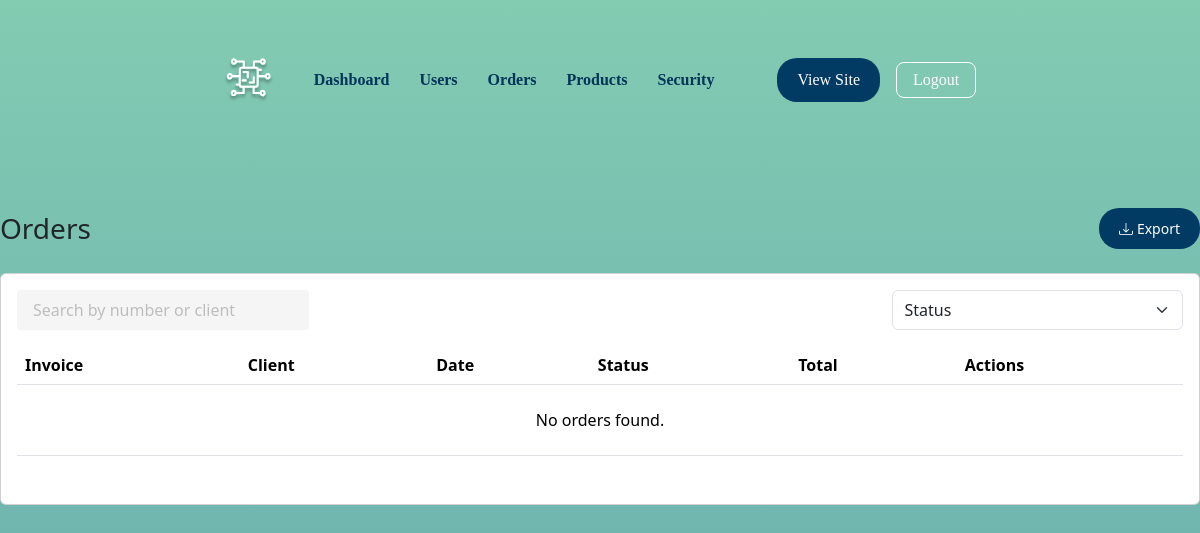
The app's page /pages/admin/orders.php, older data.
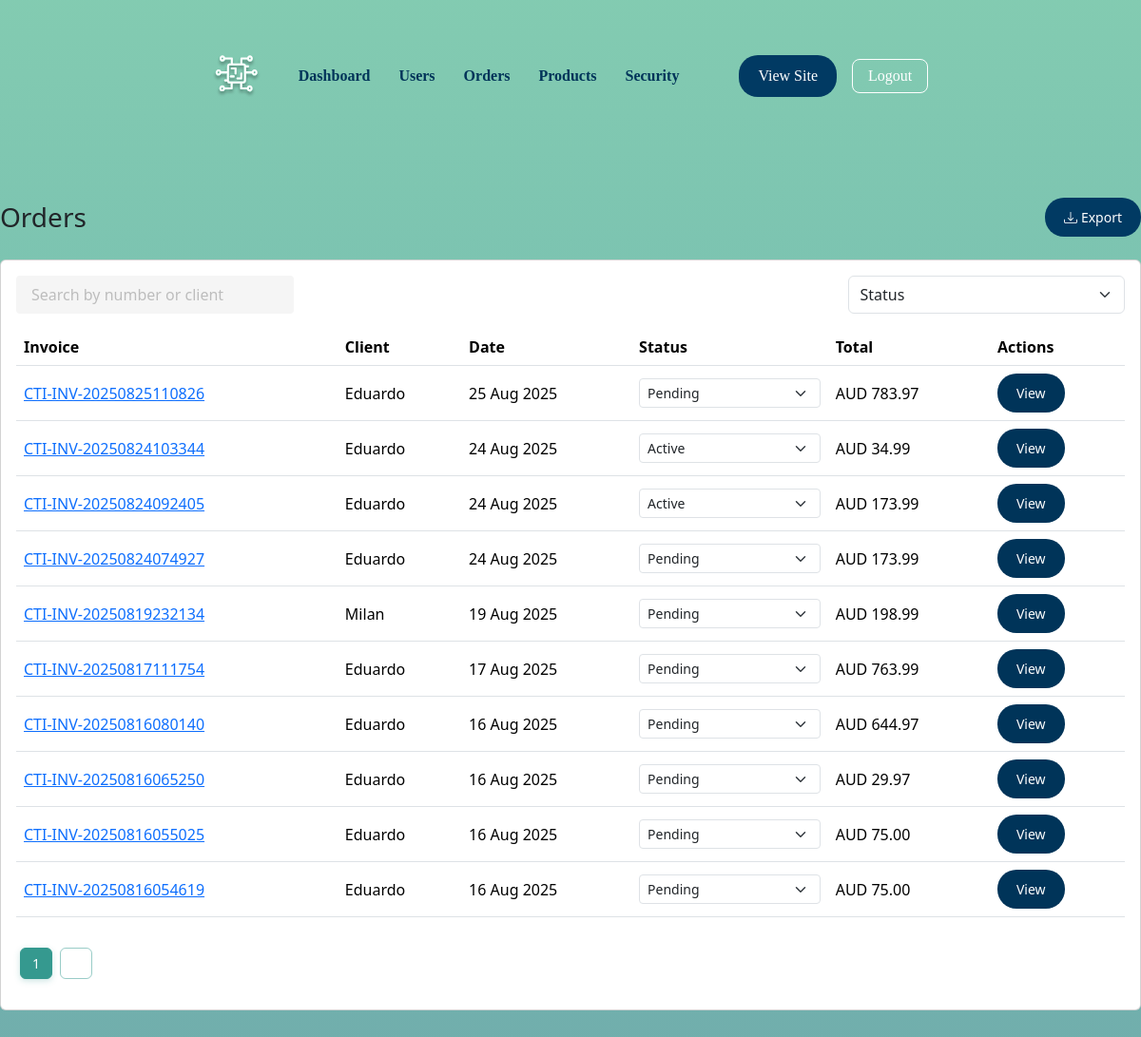
The same page, newer data.
### tables this page shows
CREATE TABLE IF NOT EXISTS `lpa_invoices` (
  `lpa_invoices_ID` int NOT NULL AUTO_INCREMENT,
  `lpa_inv_no` varchar(50) NOT NULL,
  `lpa_inv_date` datetime NOT NULL,
  `lpa_fk_clients_ID` int NOT NULL,
  `lpa_inv_client_name` varchar(50) NOT NULL,
  `lpa_inv_client_address` varchar(250) NOT NULL,
  `lpa_inv_amount` decimal(8,2) NOT NULL DEFAULT '0.00',
  `lpa_inv_status` char(1) DEFAULT 'A',
  `lpa_inv_slug` varchar(50) DEFAULT NULL,
  PRIMARY KEY (`lpa_invoices_ID`),
  UNIQUE KEY `lpa_inv_no_UNIQUE` (`lpa_inv_no`),
  UNIQUE KEY `lpa_inv_no_slug` (`lpa_inv_slug`) USING BTREE,
  KEY `fk_lpa_invoices_lpa_clients1_idx` (`lpa_fk_clients_ID`),
  CONSTRAINT `fk_lpa_invoices_lpa_clients1` FOREIGN KEY (`lpa_fk_clients_ID`) REFERENCES `lpa_clients` (`lpa_clients_ID`)
);

### includes/config.php (called while the page is built, shortened)
<?php
class Database {
    private static $instance = null;
    private function __construct() {
        $env = parse_ini_file(__DIR__ . '/../.env');
        $dsn = "mysql:host={$env['DB_HOST']};dbname={$env['DB_NAME']};charset=utf8mb4";
        $options = [
            PDO::ATTR_ERRMODE => PDO::ERRMODE_EXCEPTION,
            PDO::ATTR_DEFAULT_FETCH_MODE => PDO::FETCH_ASSOC,
            PDO::ATTR_EMULATE_PREPARES => false,
        ];
        try {
            $this->conn = new PDO($dsn, $env['DB_USER'], $env['DB_PASS'], $options);
        } catch (PDOException $e) {
            die("❌ DB Connection failed: " . $e->getMessage());
        }
    }
    public static function getConnection(): PDO
    {
        if (!self::$instance) {
            self::$instance = new Database();
        }
        return self::$instance->conn;
    }
}

### repositories/BaseRepository.php (called while the page is built, shortened)
<?php
class BaseRepository
{
    public function __construct(string $table)
    {
        $this->conn = Database::getConnection();
        $this->table = $table;
    }
}

### repositories/invoice/InvoiceRepository.php (called while the page is built, shortened)
<?php
class InvoiceRepository extends BaseRepository
{
    private function ensureSlug(int $invoiceId, string $invoiceNo): string
    {
        $stmt = $this->conn->prepare( "SELECT lpa_inv_slug FROM {$this->table} WHERE lpa_invoices_ID = :id");
        $stmt->execute([':id' => $invoiceId]);
        $slug = $stmt->fetchColumn();
        if ($slug) {
            return $slug;
        }
        $slug = $this->slugify($invoiceNo);
        return $slug;
    }
    public function countAll(string $term = '', string $status = ''): int
    {
        $sql = "SELECT COUNT(*) FROM {$this->table} i JOIN lpa_clients c ON c.lpa_clients_ID = i.lpa_fk_clients_ID";
        $conditions = [];
        $params = [];
        $stmt = $this->conn->prepare($sql);
        $stmt->execute();
        return (int)$stmt->fetchColumn();
    }
    public function findPaginated(int $offset, int $limit, string $term = '', string $status = ''): array
    {
        $sql = "SELECT i.lpa_invoices_ID AS id,
                       i.lpa_inv_no AS invoice_number,
                       i.lpa_inv_slug AS slug,
                       COALESCE(i.lpa_inv_client_name, CONCAT(c.lpa_clients_firstname, ' ', c.lpa_clients_lastname)) AS client_name,
                       i.lpa_inv_date AS created_at,
                       i.lpa_inv_status AS status,
                       i.lpa_inv_amount AS total_amount
                FROM {$this->table} i
                JOIN lpa_clients c ON c.lpa_clients_ID = i.lpa_fk_clients_ID";
        $conditions = [];
        $params = [':offset' => $offset, ':limit' => $limit];
        $sql .= ' ORDER BY i.lpa_invoices_ID DESC LIMIT :offset, :limit';
        $stmt = $this->conn->prepare($sql);
        foreach ($params as $key => $val) {
            $stmt->bindValue($key, $val, is_int($val) ? PDO::PARAM_INT : PDO::PARAM_STR);
        }
        $stmt->execute();
        $rows = $stmt->fetchAll(PDO::FETCH_ASSOC);
        foreach ($rows as &$row) {
            $row['slug'] = $this->ensureSlug((int)$row['id'], $row['invoice_number']);
        }
        return $rows;
    }
}

### pages/admin/orders.php (the view, shortened to what this page needs)
<?php
$repo = new InvoiceRepository();
$searchTerm   = trim($_GET['search'] ?? '');
$statusFilter = trim($_GET['status'] ?? '');
$pageNum  = isset($_GET['page_num']) && is_numeric($_GET['page_num']) ? (int)$_GET['page_num'] : 1;
$pageSize = 10;
$offset   = ($pageNum - 1) * $pageSize;
$total      = $repo->countAll($searchTerm, $statusFilter);
$totalPages = (int)ceil($total / $pageSize);
$orders     = $repo->findPaginated($offset, $pageSize, $searchTerm, $statusFilter);
function renderRows(array $orders): string
{
    foreach ($orders as $order) { ?>
        <tr>
            <td><a href="/orders.show?slug=<?= htmlspecialchars($order['slug']) ?>" target="_blank"><?= htmlspecialchars($order['invoice_number']) ?></a></td>
            <td><?= htmlspecialchars($order['client_name']) ?></td>
            <td><?= htmlspecialchars(date('d M Y', strtotime($order['created_at']))) ?></td>
            <td>
                <select class="form-select form-select-sm order-status" data-order-id="<?= htmlspecialchars($order['id']) ?>">
                    <option value="A"<?= $order['status'] === 'A' ? ' selected' : '' ?>>Active</option>
                    <option value="P"<?= $order['status'] === 'P' ? ' selected' : '' ?>>Pending</option>
                </select>
            </td>
            <td>AUD <?= number_format((float)$order['total_amount'], 2) ?></td>
            <td>
                <a href="/orders.show?slug=<?= htmlspecialchars($order['slug']) ?>" class="btn btn-sm btn-outline-primary" target="_blank">View</a>
            </td>
        </tr>
    <?php }
    return ob_get_clean();
}
function renderAdminPagination(int $current, int $totalPages): string
{
    echo '<nav><ul class="pagination pagination-sm" id="pagination">';
    for ($i = 1; $i <= $totalPages; $i++) {
        $active = $i === $current ? ' active' : '';
        echo "<li class='page-item$active'><a href='#' class='page-link' data-page='$i'>$i</a></li>";
    }
    echo '</ul></nav>';
    return ob_get_clean();
}
$rowsHtml = $orders
    ? renderRows($orders)
    : '<tr class="no-results"><td colspan="6" class="text-center py-4">No orders found.</td></tr>';
$paginationHtml = $totalPages > 1 ? renderAdminPagination($pageNum, $totalPages) : '';
?>
<div class="container-account">
    <div class="d-flex justify-content-between align-items-center mb-4">
        <h1 class="h3 mb-0">Orders</h1>
        <a href="/admin.exportOrders?search=<?= urlencode($searchTerm) ?>&status=<?= urlencode($statusFilter) ?>"
           class="btn btn-primary btn-sm d-flex align-items-center gap-1" id="export-orders">
            <i class="bi bi-download"></i>
            <span>Export</span>
        </a>
    </div>
    <div class="card">
        <div class="card-body">
            <div class="d-flex justify-content-between mb-3">
                <input type="text" id="order-search" class="form-control w-25" placeholder="Search by number or client" value="<?= htmlspecialchars($searchTerm) ?>">
                <select class="form-select w-25" id="status-filter">
                    <option value="">Status</option>
                </select>
            </div>
            <div class="table-responsive">
                <table class="table align-middle">
                    <thead>
                    <tr>
                        <th>Invoice</th>
                        <th>Client</th>
                        <th>Date</th>
                        <th>Status</th>
                        <th>Total</th>
                        <th>Actions</th>
                    </tr>
                    </thead>
                    <tbody id="order-rows">
                    <?= $rowsHtml ?>
                    </tbody>
                </table>
            </div>
            <div class="mt-3" id="pagination-container">
                <?= $paginationHtml ?>
            </div>
        </div>
    </div>
</div>
<?php
$pageContent = ob_get_clean();
include 'includes/admin/layout.php';

### includes/admin/layout.php (shortened to what this page needs)
<!DOCTYPE html>
<html lang="en">
<head>
    <link rel="stylesheet" href="https://cdn.jsdelivr.net/npm/bootstrap-icons@1.10.5/font/bootstrap-icons.css">
    <link rel="stylesheet" href="https://cdn.jsdelivr.net/npm/bootstrap@5.3.3/dist/css/bootstrap.min.css"
>
    <link rel="stylesheet" href="../assets/css/ecomms_style_v1.css">
    <link rel="stylesheet" href="../assets/css/bootstrap_customize.css">
    <link rel="stylesheet" href="../assets/css/product_detail.css">
    <link rel="stylesheet" href="../assets/css/normalize.css">
</head>
<body>
<div id="main">
    <?php include __DIR__ . '/header.php'; ?>
    <div class="content">
        <?php if (isset($pageContent)): ?>
            <?php if (is_string($pageContent) && is_file($pageContent)): ?>
                <?php include $pageContent; ?>
            <?php else: ?>
                <?= $pageContent ?>
            <?php endif; ?>
        <?php else: ?>
            <?php include __DIR__ . '/../../pages/error/404.php'; ?>
        <?php endif; ?>
    </div>
</div>
<div class="toast-container position-fixed top-0 end-0 p-3 z-3">
</div>
</body>
</html>

### includes/admin/header.php (shortened to what this page needs)
<?php
$uri = $_SERVER['REQUEST_URI'] ?? '/admin';
$links = [
    '/admin' => 'Dashboard',
    '/admin.users' => 'Users',
    '/admin.orders' => 'Orders',
    '/admin.products' => 'Products',
    '/admin.security' => 'Security',
];
$style = 'text-decoration-none';
?>
<header class="header">
    <div class="logo-nav">
        <a href="/admin" class="text-decoration-none">
            <img class="logo" src="../assets/images/Logo.svg" alt="Logo">
        </a>
        <nav class="navigation">
            <?php foreach ($links as $route => $label): ?>
                <a href="<?= $route ?>" class="<?= strtolower($uri) === strtolower($route) ? 'text-color-selection text-decoration-underline' : $style ?>">
                    <?= htmlspecialchars($label) ?>
                </a>
            <?php endforeach; ?>
        </nav>
    </div>
    <div class="actions">
        <div class="d-flex align-items-center gap-3">
            <a href="/home" class="create-account text-decoration-none">View Site</a>
            <a href="/auth.logout" class="text-decoration-none login-link">Logout</a>
        </div>
    </div>
</header>

### assets/css/ecomms_style_v1.css (style rules this page uses)
body { margin: 0; line-height: normal; padding: 0; font-size: 20px; background-size: cover; background: linear-gradient( 180deg, var(--gradient-start), var(--gradient-mid) 50%, var(--gradient-end) ) no-repeat fixed center center; box-sizing: border-box; position: relative; overflow-x: hidden; }
html, body { height: 100%; }
#main { min-height: 100vh; display: flex; flex-direction: column; }
.content { flex: 1 0 auto; }
header { display: flex; justify-content: center; align-items: center; padding: 28px 130px; color: white; font-size: 16px; gap: 63px; position: relative; font-family: Verdana, serif; box-sizing: border-box; height: 160px; }
.logo-nav { display: flex; align-items: center; gap: 40px; }
.logo { width: 50px; }
.navigation { display: flex; gap: 30px; }
.navigation a { color: var(--color-primary); text-decoration: none; font-weight: bold; transition: color 0.2s; font-family: Verdana, serif; }
.actions { display: flex; align-items: center; gap: 20px; }
.create-account { background-color: var(--color-secondary); color: #fff; display: inline-flex; align-items: center; justify-content: center; padding: 12px 20px; min-height: 44px; border-radius: 20px; border: none; cursor: pointer; transition: background-color 0.3s; line-height: 1.2; text-align: center; white-space: nowrap; box-sizing: border-box; }
.login-link { font-weight: 500; padding: 8px 16px; border-radius: 8px; border: 1px solid white; color: white; transition: background-color 0.3s ease; }
.container-account { max-width: 1280px; margin: 0 auto 400px; padding: 3rem 0; font-size: 16px; }
.container-account .form-control { border: none; border-radius: 4px; background-color: #f5f5f5; height: 40px; padding-left: 16px; font-size: 1rem; color: #333; box-shadow: none; }
.container-account .form-control::placeholder { color: #999; opacity: 0.6; }

### assets/css/partials/variables.css (style rules this page uses)
:root { --color-primary: #003459; --color-primary-hover: #caf0f8; --color-secondary: #013a63; --color-secondary-hover: #01497c; --gradient-start: rgba(78, 181, 144, 0.7); --gradient-mid: rgba(53, 153, 143, 0.7); --gradient-end: rgba(53, 124, 130, 0.7); --link-color: #0066cc; --success-color: #aada6f; --success-hover: #96c85d; --cta-color: #b6e67b; --cta-hover: #a3d066; --neutral-bg: rgba(217, 217, 217, 0.45); }

### assets/css/partials/utilities.css (style rules this page uses)
.btn { padding: 10px 20px; border: none; border-radius: 20px; cursor: pointer; transition: background-color 0.3s; }
.btn-primary { background-color: var(--color-secondary); color: #fff; }

Row changes from the older to the newer data that the page shows:
added lpa_invoices: lpa_inv_no "CTI-INV-20250825110826", client_name "Eduardo", lpa_inv_date "25 Aug 2025", lpa_inv_status+lpa_invoices_ID "Pending", lpa_inv_amount "783.97"
added lpa_invoices: lpa_inv_no "CTI-INV-20250824103344", client_name "Eduardo", lpa_inv_date "24 Aug 2025", lpa_inv_status+lpa_invoices_ID "Active", lpa_inv_amount "34.99"
added lpa_invoices: lpa_inv_no "CTI-INV-20250824092405", client_name "Eduardo", lpa_inv_date "24 Aug 2025", lpa_inv_status+lpa_invoices_ID "Active", lpa_inv_amount "173.99"
added lpa_invoices: lpa_inv_no "CTI-INV-20250824074927", client_name "Eduardo", lpa_inv_date "24 Aug 2025", lpa_inv_status+lpa_invoices_ID "Pending", lpa_inv_amount "173.99"
added lpa_invoices: lpa_inv_no "CTI-INV-20250819232134", client_name "Milan", lpa_inv_date "19 Aug 2025", lpa_inv_status+lpa_invoices_ID "Pending", lpa_inv_amount "198.99"
added lpa_invoices: lpa_inv_no "CTI-INV-20250817111754", client_name "Eduardo", lpa_inv_date "17 Aug 2025", lpa_inv_status+lpa_invoices_ID "Pending", lpa_inv_amount "763.99"
added lpa_invoices: lpa_inv_no "CTI-INV-20250816080140", client_name "Eduardo", lpa_inv_date "16 Aug 2025", lpa_inv_status+lpa_invoices_ID "Pending", lpa_inv_amount "644.97"
added lpa_invoices: lpa_inv_no "CTI-INV-20250816065250", client_name "Eduardo", lpa_inv_date "16 Aug 2025", lpa_inv_status+lpa_invoices_ID "Pending", lpa_inv_amount "29.97"
added lpa_invoices: lpa_inv_no "CTI-INV-20250816055025", client_name "Eduardo", lpa_inv_date "16 Aug 2025", lpa_inv_status+lpa_invoices_ID "Pending", lpa_inv_amount "75.00"
added lpa_invoices: lpa_inv_no "CTI-INV-20250816054619", client_name "Eduardo", lpa_inv_date "16 Aug 2025", lpa_inv_status+lpa_invoices_ID "Pending", lpa_inv_amount "75.00"
Text that changed along with them:
new list line: "1"
text no longer shown: "No orders found."
